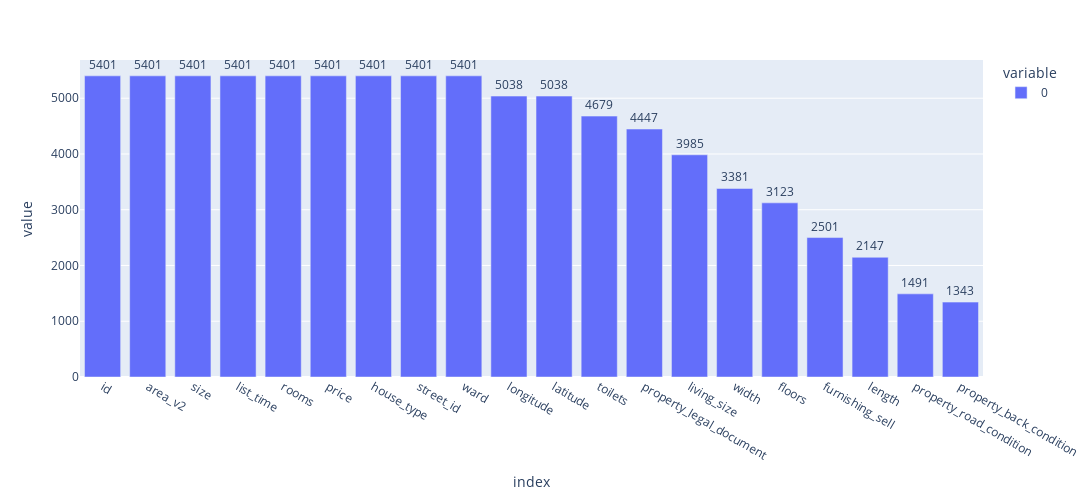

Notebook code for this chart:
### Code cell
import plotly.express as px

fig = px.bar(data_frame=datasets.notnull().sum(), text='value')
fig.update_traces(texttemplate='%{text}', textposition='outside')
fig.update_layout(uniformtext_minsize=5, uniformtext_mode='hide', autosize=False, barmode='group',
                 width=1200, height=500, xaxis={'categoryorder':'total descending'}, )

fig.update_xaxes(automargin=True)

### Figure 1 — Plotly figure (JSON) as saved in the notebook; plotly's stock layout.template omitted (floating-point values rounded to 4 significant figures)
{"data": [{"alignmentgroup": "True", "hovertemplate": "variable=0<br>index=%{x}<br>value=%{text}<extra></extra>", "legendgroup": "0", "marker": {"color": "#636efa", "pattern": {"shape": ""}}, "name": "0", "offsetgroup": "0", "orientation": "v", "showlegend": true, "text": ["5401", "5401", "3381", "5038", "1343", "2501", "3985", "5401", "1491", "4679", "4447", "5401", "2147", "5401", "5401", "5038", "5401", "5401", "5401", "3123"], "textposition": "outside", "texttemplate": "%{text}", "type": "bar", "x": ["id", "area_v2", "width", "longitude", "property_back_condition", "furnishing_sell", "living_size", "size", "property_road_condition", "toilets", "property_legal_document", "list_time", "length", "rooms", "price", "latitude", "house_type", "street_id", "ward", "floors"], "xaxis": "x", "y": [5401, 5401, 3381, 5038, 1343, 2501, 3985, 5401, 1491, 4679, 4447, 5401, 2147, 5401, 5401, 5038, 5401, 5401, 5401, 3123], "yaxis": "y"}], "layout": {"autosize": false, "barmode": "group", "height": 500, "legend": {"title": {"text": "variable"}, "tracegroupgap": 0}, "margin": {"t": 60}, "uniformtext": {"minsize": 5, "mode": "hide"}, "width": 1200, "xaxis": {"anchor": "y", "automargin": true, "categoryorder": "total descending", "domain": [0, 1], "title": {"text": "index"}}, "yaxis": {"anchor": "x", "domain": [0, 1], "title": {"text": "value"}}}}
